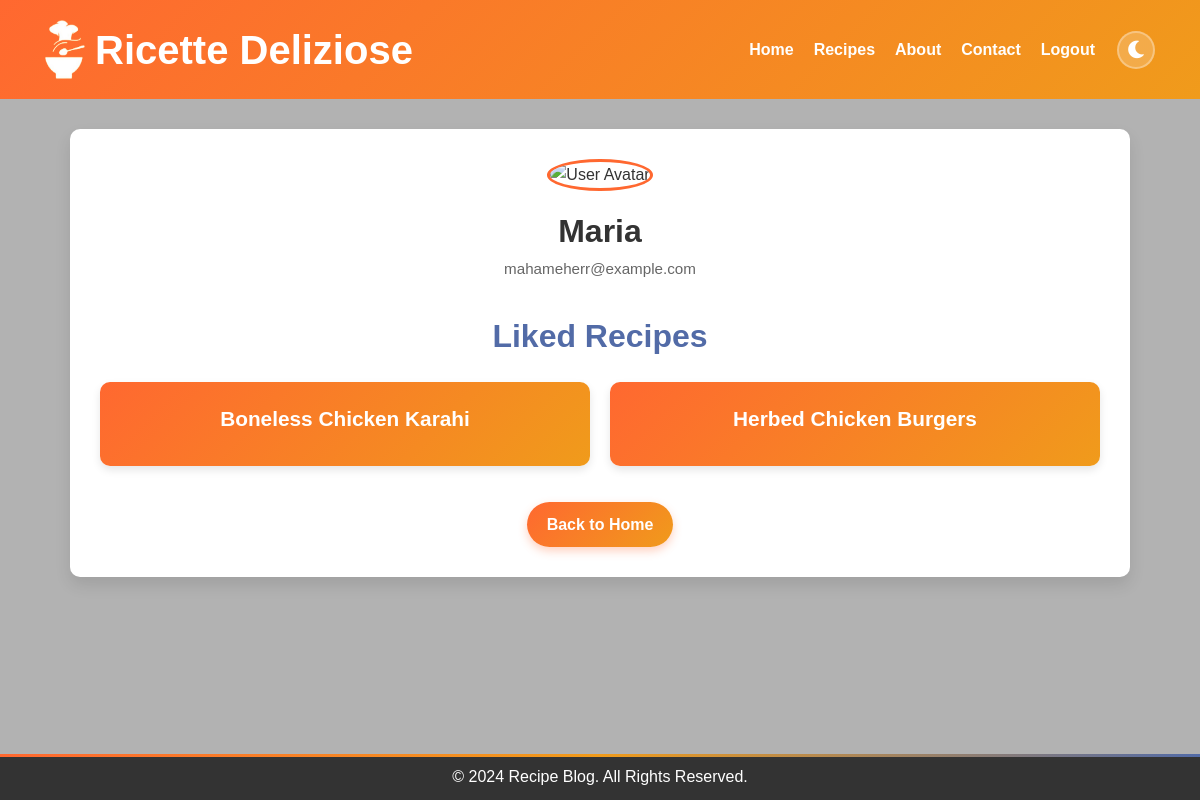
Page /profile (signed in) on the earlier database version.
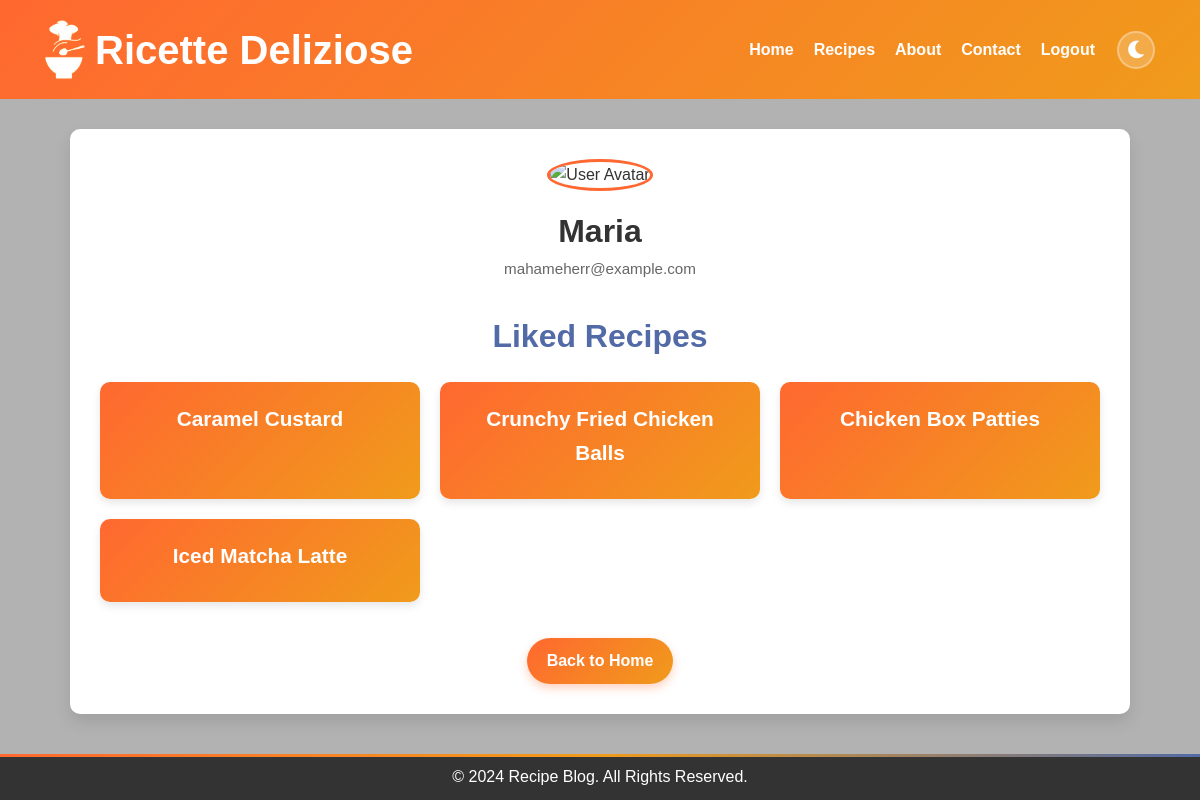
Same page on the later database version.
### model.py (models this page shows, shortened)
class Recipe(db.Model):
    id = db.Column(db.Integer, primary_key=True)
    title = db.Column(db.String(100), nullable=False)
    description = db.Column(db.Text, nullable=False)
    instructions = db.Column(db.Text, nullable=False)
    image = db.Column(db.String(100), nullable=True)
    created_at = db.Column(db.DateTime, default=datetime.utcnow)
    category_id = db.Column(db.Integer, db.ForeignKey('category.id'), nullable=False)
    ingredients = db.relationship('Ingredient', secondary=recipe_ingredient, backref='recipes')
    category = db.relationship('Category', backref=db.backref('recipes', lazy=True))

### app.py (the view)
@app.route('/profile')
def profile():
    if 'user_id' not in session:
        return redirect(url_for('login'))
    user = user_repository.get_user_by_id(session['user_id'])
    if not user:
        session.pop('user_id', None)
        return redirect(url_for('login'))
    liked_recipes = user_repository.get_liked_recipes(session['user_id'])
    return render_template(
        'profile.html',
        username=user.username,
        email=user.email,
        liked_recipes=liked_recipes
    )

### repositories.py (called while the page is built)
    def get_user_by_id(self, user_id):
        return db.session.get(User, user_id)

    def get_liked_recipes(self, user_id):
        user = self.get_user_by_id(user_id)
        if user:
            return user.liked_recipes
        return []

### templates/profile.html (shortened to what this page needs)
<!DOCTYPE html>
<html lang="en">
<head>
    <link href="https://cdnjs.cloudflare.com/ajax/libs/font-awesome/5.15.4/css/all.min.css" rel="stylesheet">
    <link rel="stylesheet" href="{{ url_for('static', filename='css/theme.css') }}">
    <link rel="stylesheet" href="{{ url_for('static', filename='css/profile.css') }}">
</head>
<body>
    <header>
        <div class="container">
            <div class="logo-title">
                <img src="{{ url_for('static', filename='images/logo.png') }}" alt="Logo" class="logo" width="40"
                    height="59">
                <h1>Ricette Deliziose</h1>
            </div>
            <nav>
                <a href="{{ url_for('home') }}">Home</a>
                <a href="{{ url_for('recipe') }}">Recipes</a>
                <a href="{{ url_for('about') }}">About</a>
                {% if 'user_id' in session %}
                {% if session['is_admin'] %}
                <a href="{{ url_for('admin_dashboard') }}">Dashboard</a>
                <a href="{{ url_for('logout') }}">Logout</a>
                {% else %}
                <a href="{{ url_for('contact') }}">Contact</a>
                <a href="{{ url_for('logout') }}">Logout</a>
                {% endif %}
                {% else %}
                <a href="{{ url_for('login') }}">Login</a>
                {% endif %}
                <button class="theme-toggle" id="theme-toggle-btn" aria-label="Toggle Theme">
                    <i class="fas fa-moon"></i>
                </button>
            </nav>
        </div>
    </header>
    <main>
        <div class="profile-container">
            <div class="profile-card">
                <img src="{{ url_for('static', filename='images/user-avatar.png') }}" alt="User Avatar">
                <h2>{{ username }}</h2>
                <p class="email">{{ email }}</p>
            </div>
            <section class="liked-recipes">
                <h3>Liked Recipes</h3>
                {% if liked_recipes %}
                <ul class="recipe-list">
                    {% for recipe in liked_recipes %}
                    <li class="recipe-item">
                        <a href="{{ url_for('recipe_details', recipe_id=recipe.id) }}">{{ recipe.title }}</a>
                    </li>
                    {% endfor %}
                </ul>
                {% else %}
                <p class="no-recipes">You haven't liked any recipes yet.</p>
                {% endif %}
            </section>
            <a href="{{ url_for('home') }}" class="btn">Back to Home</a>
        </div>
    </main>
    <footer>
        <p>&copy; 2024 Recipe Blog. All Rights Reserved.</p>
    </footer>
</body>
</html>

Differences in the rows shown:
removed Recipe: title "Boneless Chicken Karahi"
removed Recipe: title "Herbed Chicken Burgers"
added Recipe: title "Caramel Custard"
added Recipe: title "Crunchy Fried Chicken Balls"
added Recipe: title "Chicken Box Patties"
added Recipe: title "Iced Matcha Latte"
